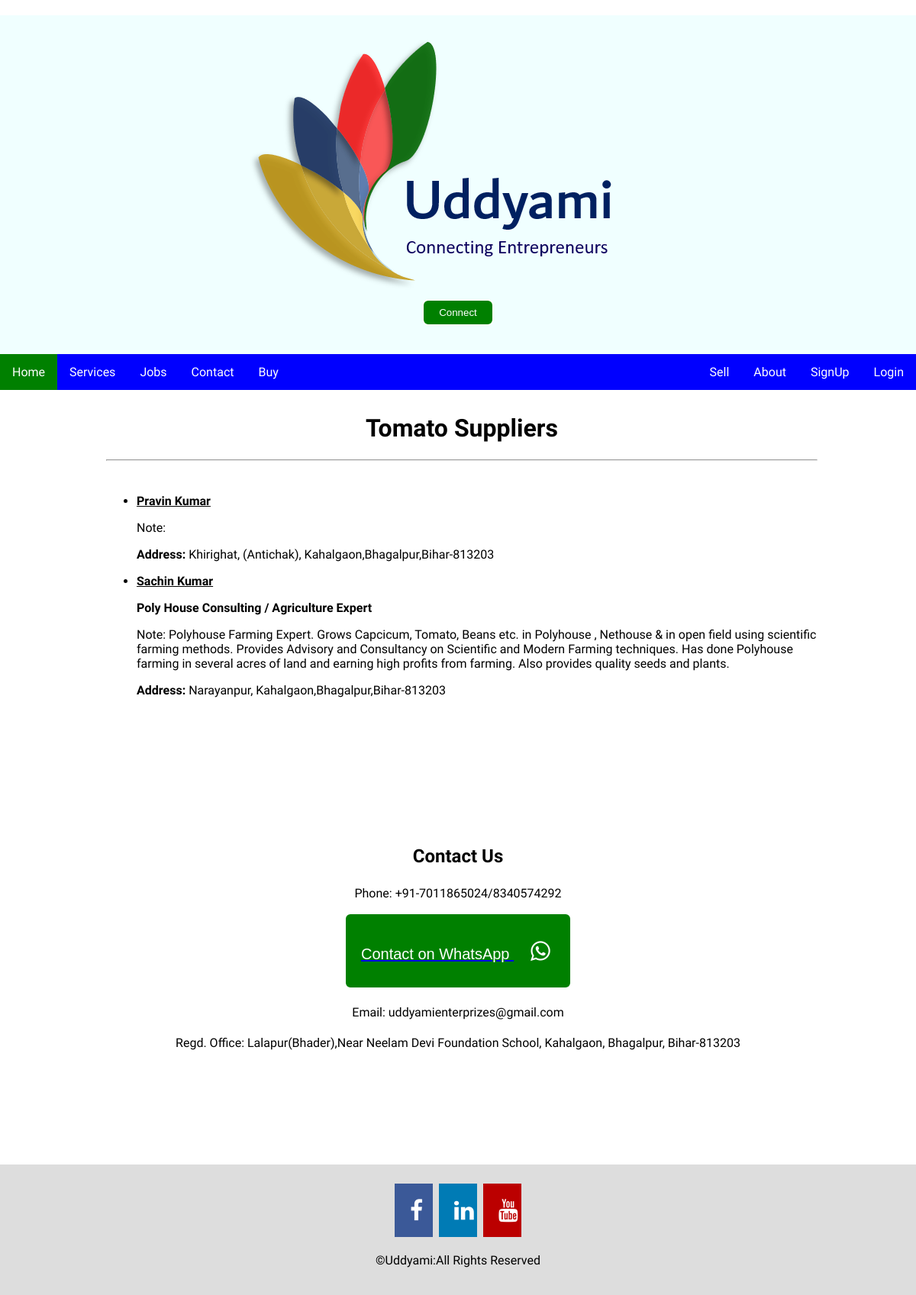
/veg/tomato/, run on the app's committed database.
### member/models.py (models this page shows, shortened)
class Member(models.Model):
    name = models.CharField(('Name'), max_length=50)
    enterprise_name = models.CharField(('Enterprise Name'), max_length=70,null=True, blank=True)
    figure = models.ImageField(upload_to='media/%Y/%m/%d ',
                              blank=True,
                              null=True,
                              verbose_name=_("Member Image"),
                              validators=[validate_image] )
    mobile_number = models.CharField(('Mobile Number'), max_length=10, unique=True)
    whatsapp_number = models.CharField(('WhatsApp Number'), max_length=10, blank=True,)
    email = models.EmailField(null=True, blank=True)
    address = models.CharField(('Address'),max_length=70,blank=True)
    pin_code = models.CharField(('Pin Code'), max_length=6, blank=True)
    district = models.ForeignKey(District,
                                     verbose_name=_("District"),
                                     blank=True,
                                     null=True,
                                     on_delete=models.CASCADE)
    state = models.ForeignKey(State,
                                 verbose_name=_("State"),
                                 blank=True,
                                 null=True,
                                 on_delete=models.CASCADE)
    comments = models.TextField(blank=True, null=True)
    products = models.ManyToManyField(Product,
                                  verbose_name=_("Product"),
                                  blank=True)
    active = models.BooleanField(default=True)
    sticky = models.BooleanField(default=False)
    whatsapp_active = models.BooleanField(default=True)
    objects = InheritanceManager()
    class Meta:
        verbose_name = _("Member")
        verbose_name_plural = _("Members")
        permissions = (('view_members', 'View Members'),)

class District(models.Model):
    district = models.CharField(
        verbose_name=_("District"),
        max_length=50, blank=True, null=True)
    state = models.ForeignKey(
        State, null=True, blank=True,
        verbose_name=_("State"), on_delete=models.CASCADE)
    objects = StateManager()
    class Meta:
        verbose_name = _("District")
        verbose_name_plural = _("Districts")
    def __str__(self):
        return self.district

class State(models.Model):
    state = models.CharField(
        verbose_name=_("State"),
        max_length=50, blank=True,
        unique=True, null=True)
    objects = StateManager()
    class Meta:
        verbose_name = _("State")
        verbose_name_plural = _("States")
    def __str__(self):
        return self.state

### product/views.py (the view)
class TomatoView(TemplateView):
    template_name = 'vegetables/tomato.html'
    def dispatch(self, request, *args, **kwargs):
        mems = []
        for mem in Member.objects.exclude(active = 'False'):
            for prod in mem.products.all():
                if prod.title.lower() == 'tomato':
                    mems.append(mem)
        self.members = mems
        return super(TomatoView, self)\
                .dispatch(request, *args, **kwargs)
    def get_context_data(self, **kwargs):
        context = super(TomatoView, self).get_context_data(**kwargs)
        context['members'] =  self.members
        return context

### templates/vegetables/tomato.html
{% extends 'conf_member.html' %}
{% block title %}
<h1 style = "text-align: center">Tomato Suppliers</h1>
{% endblock %}

### templates/conf_member.html (shortened to what this page needs)
{% extends 'base.html' %}
{% block content %}
<div class = "center">
   {% block title %}{% endblock %}
<hr>
<br>
    {% if members %}
    <ul>
        {% for mem in members %}
        <li>
            <p><b><u>{{ mem.name }}</u></b></p>
            {% if mem.enterprise_name %}
            <p><b>{{ mem.enterprise_name }}</b></p>
            {% endif %}
             <p>Note: {{ mem.comments }}</p>
            <p><b>Address:</b> {{ mem.address }},{{ mem.district }},{{ mem.state }}-{{ mem.pin_code }}</p>
          </li>
          {% endfor %}
    </ul>
    {% else %}
    <p> No Records Found</p>
    {% endif %}
</div>
{% endblock %}

### static/css/style.css (style rules this page uses)
html { scroll-behavior: smooth; }
body { font-family: 'Ubuntu', sans-serif; margin: 0; }
.center { margin: auto; width: 80%; padding: 10px; }
* { box-sizing: border-box; }

### data on the page
Member: name "Pravin Kumar", address "Khirighat, (Antichak), Kahalgaon", district "Bhagalpur", state "Bihar", pin_code "813203"
Member: name "Sachin Kumar", enterprise_name "Poly House Consulting / Agriculture Expert", comments "Polyhouse Farming Expert. Grows Capcicum, Tomato, Beans etc. in Polyhouse , Nethouse & in open field using scientific farming methods. Provides Advisory and Consultancy on Scientific and Modern Farming techniques. Has done Polyhouse farming in several acres of land and earning high profits from farming. Also provides quality seeds and plants.", address "Narayanpur, Kahalgaon", district "Bhagalpur", state "Bihar", pin_code "813203"
